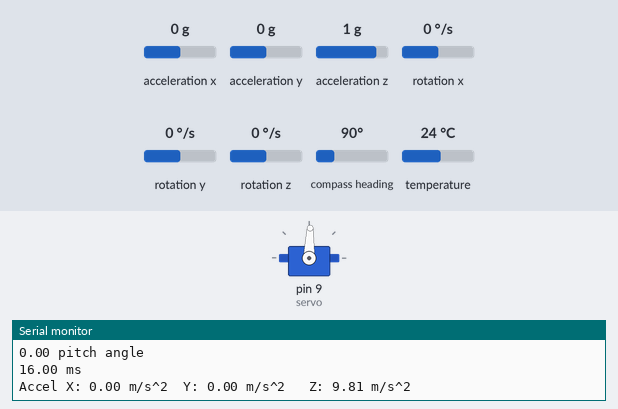
Recording of a sketch running on a simulated Arduino Leonardo, built with avr-gcc and run on an emulated ATmega32U4. Shown: servo, the last lines printed to the serial monitor. Inputs (shaded band) come from the test bench; at power-on: acceleration x 0 g, acceleration z 1 g, acceleration y 0 g, rotation x 0 °/s, rotation y 0 °/s, rotation z 0 °/s, compass heading 90°, temperature 24 °C.

Above: at 1.2 s.
1.3 s: acceleration x set to -1.4 g
At 1.9 s:
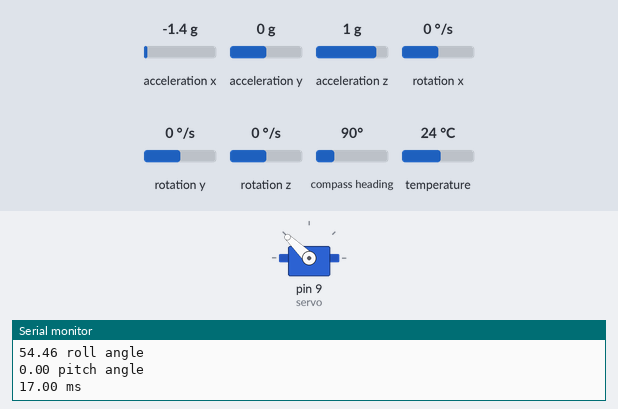
2.8 s: acceleration z set to -0.8 g
At 4.0 s:
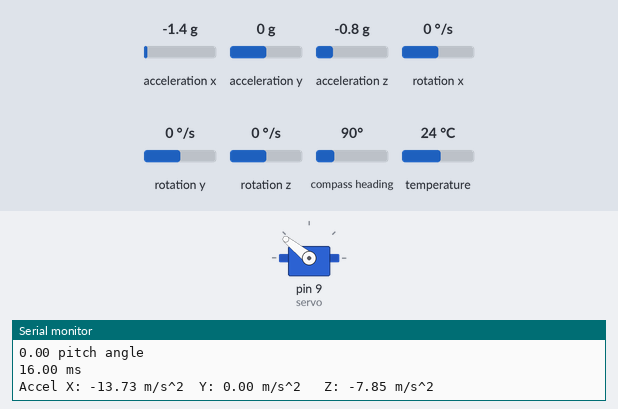
4.3 s: acceleration x set to 0 g
At 5.5 s:
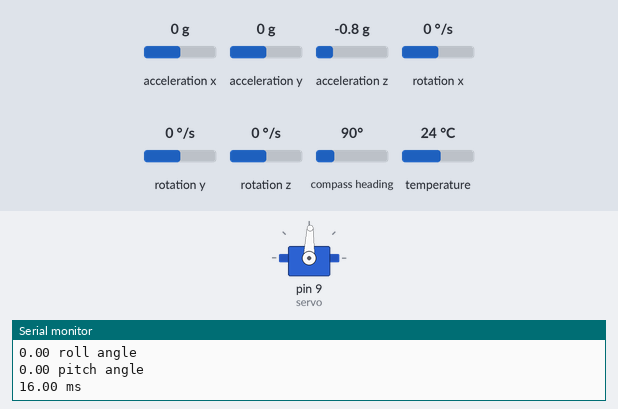
5.8 s: acceleration x set to 0.8 g
At 6.8 s:
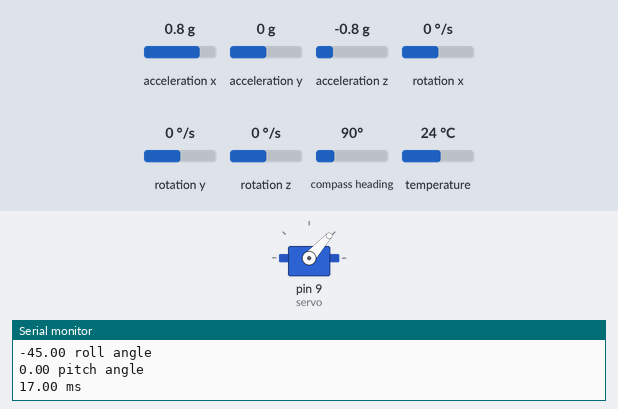
7.3 s: acceleration y set to -1.4 g
At 7.7 s:
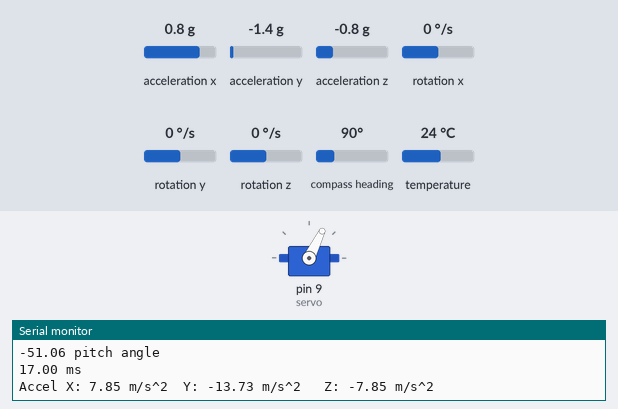
Timing chart, 0 to 9.8 s (numbered marks = the images above; inputs shaded):
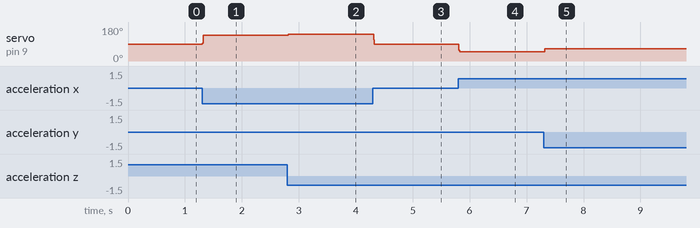

Measured:
- after the input at 1.3 s, servo on pin 9 (servo): 88° → 136° at once
- after the input at 2.8 s, servo on pin 9 (servo): 136° → 141° at once
- after the input at 4.3 s, servo on pin 9 (servo): 141° → 88° at once
- after the input at 5.8 s, servo on pin 9 (servo): 88° → 48° at once
- after the input at 7.3 s, servo on pin 9 (servo): 48° → 64° at once

The sketch:

ServoAccelerometerOrientationChanger.ino
```cpp
#include <Wire.h>
#include <SPI.h>
#include <Adafruit_LSM9DS1.h>
#include <Adafruit_Sensor.h>
#include <Servo.h>

Servo servo;

// i2c connection
Adafruit_LSM9DS1 lsm = Adafruit_LSM9DS1();

// Not used with teensy
// pin 19 for SCL. 18 for SDA
#define LSM9DS1_SCK A5
#define LSM9DS1_MISO 12
#define LSM9DS1_MOSI A4
#define LSM9DS1_XGCS 6
#define LSM9DS1_MCS 5

// variables
float t0,tf,roll,pitch,acc_magnitude,a1x_avg,a1y_avg,a1z_avg,a1x,a1y,a1z,ax,ay,az,servoroll ;
int i ;


void setupSensor()
{
  // Accelerometer range
  lsm.setupAccel(lsm.LSM9DS1_ACCELRANGE_2G);
  //lsm.setupAccel(lsm.LSM9DS1_ACCELRANGE_4G);
  //lsm.setupAccel(lsm.LSM9DS1_ACCELRANGE_8G);
  //lsm.setupAccel(lsm.LSM9DS1_ACCELRANGE_16G);

}


void setup()
{
  Serial.begin(115200);

  while (!Serial) {
    delay(1); // will pause Zero, Leonardo, etc until serial console opens
  }

  Serial.println("LSM9DS1 data read demo");

  // Try to initialise and warn if we couldn't detect the chip
  if (!lsm.begin())
  {
    Serial.println("Check wiring...");
    while (1);
  }
  Serial.println("Found LSM9DS1 9DOF");

  // sensor begin
  setupSensor();
  lsm.read();

  // Servo pin decleration
  servo.attach(9);

}

void loop()
{
t0 = millis();

   // Resetting integers
   a1x_avg = 0 ; a1y_avg = 0 ; a1z_avg = 0 ; i = 0 ;


  // While condition integer based on desired number of collections for average
  while (i != 10){
  sensors_event_t a, m, g, temp;
  lsm.getEvent(&a, &m, &g, &temp);
  a1x = a.acceleration.x ;
  a1y = a.acceleration.y ;
  a1z = a.acceleration.z ;

  a1x_avg = a1x_avg + a1x ;
  a1y_avg = a1y_avg + a1y ;
  a1z_avg = a1z_avg + a1z ;


  i = i + 1 ;
  }

// Calculating averages. Division dependent on while loop condition
ax = a1x_avg / 10  ; ay = a1y_avg / 10 ; az = a1z_avg / 10 ;


  Serial.print("Accel X: "); Serial.print(ax); Serial.print(" m/s^2");          // Calibrate by adding based on surface conditions
  Serial.print("\tY: "); Serial.print(ay);     Serial.print(" m/s^2 ");         // Calibrate by adding based on surface conditions
  Serial.print("\tZ: "); Serial.print(az);     Serial.println(" m/s^2 ");           // Calibrate by adding based on surface conditions

  // Default is radians. 180/PI = 57.29577951
  acc_magnitude = sqrt((ax*ax)+(ay*ay)+(az*az));
  roll = asin((float)ax/acc_magnitude)* -57.29577951;
  pitch = asin((float)ay/acc_magnitude)* 57.29577951;


  // 8 - 168 is the non vibrating range for my personal servo
  // 3 degree roll is initial position degree on my table
  servoroll = map(roll, -90,90,8,168);
  servo.write(servoroll);


  Serial.print(roll);     Serial.println(" roll angle ");
  Serial.print(pitch);     Serial.println(" pitch angle ");
  tf = millis();
  // Execute time
  Serial.print(tf-t0);     Serial.println(" ms ");


  Serial.println();

}
```
